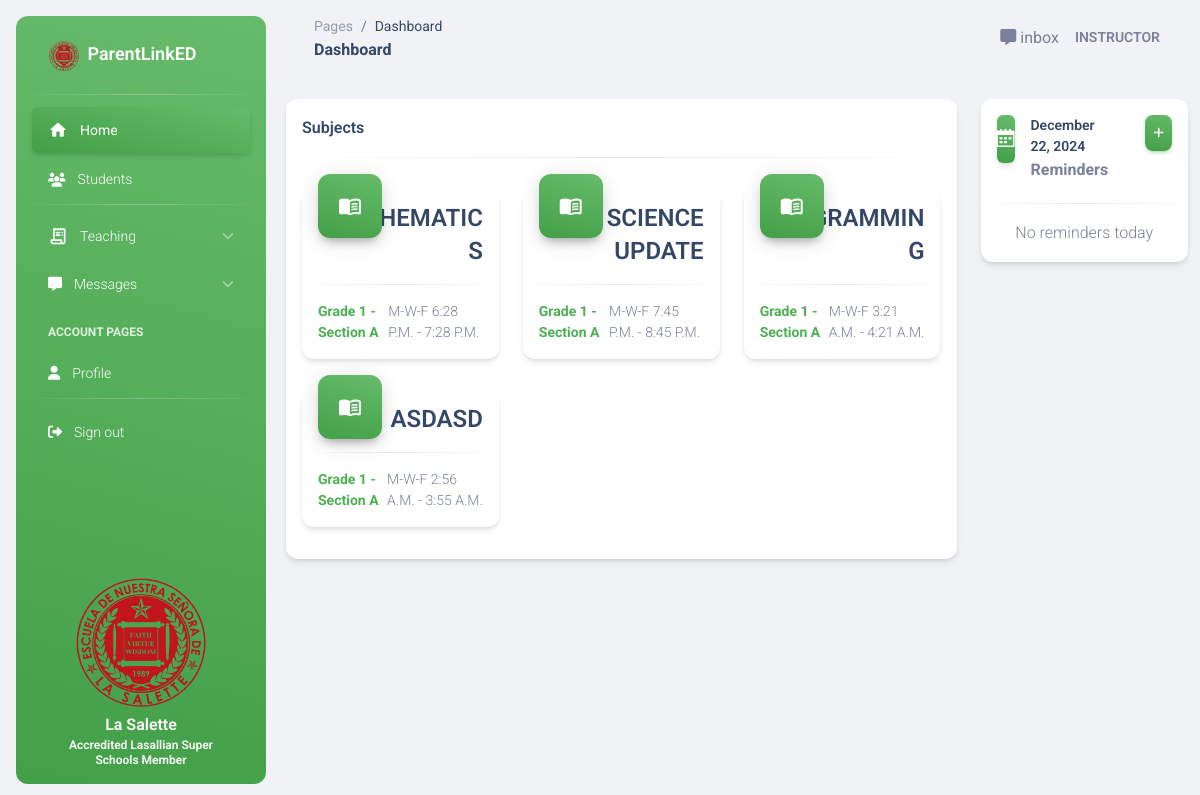
The app's page /instructor/home/ (signed in) with its own data.
### base/models.py (models this page shows, shortened)
class Subject(models.Model):
    name = models.CharField(max_length=100)
    subject_code = models.CharField(max_length=100, null=True, blank=True)
    description = models.TextField(blank=True, null=True)
    day = models.CharField(max_length=100)
    start_time = models.TimeField()
    end_time = models.TimeField()
    slug = models.SlugField(max_length=255, unique=True, null=True, blank=True)

class YearLevelSection(models.Model):
    year_levels = [
        ('Grade 1', 'Grade 1'),
        ('Grade 2', 'Grade 2'),
        ('Grade 3', 'Grade 3'),
        ('Grade 4', 'Grade 4'),
        ('Grade 5', 'Grade 5'),
        ('Grade 6', 'Grade 6'),
    ]
    year_level = models.CharField(max_length=10, choices=year_levels)
    section = models.CharField(max_length=10)
    subjects = models.ManyToManyField(Subject, null=True, blank=True, related_name='year_level_sections')
    instructor = models.ForeignKey(Instructor, on_delete=models.CASCADE, related_name='year_level_sections', null = True, blank = True)
    slug = models.SlugField(max_length=255, unique=True, null=True, blank=True)

### base/view/instructor.py (the view)
# urls.py: path('instructor/home/', instructor_home, name="instructor_home"),
@login_required
def instructor_home(request):
    instructor = get_object_or_404(Instructor, user=request.user)
    groups_info = get_user_chat_groups(request.user)  # Calling the reusable function
    reminders = Reminder.objects.filter(instructor=instructor, is_completed=False, date__lt=datetime.datetime.now())
    year_level_sections = instructor.year_level_sections.all().select_related('instructor').prefetch_related('subjects')
    context = {
        'instructor': instructor,
        'year_level_sections': year_level_sections,
        'reminders': reminders,
        'groups_info': groups_info,
    }
    return render(request, 'base/instructor/home.html', context)

### base/view/instructor.py (called while the page is built)
def get_user_chat_groups(user):
    chat_groups = ChatGroup.objects.filter(is_private=True, members=user)
    groups_info = []
    for group in chat_groups:
        last_message = group.chat_messages.first()  # Get the most recent message
        other_members = group.members.exclude(id=user.id)  # Exclude the current user
        if not last_message:
            continue
        if last_message and last_message.author == user:
            last_message_text = f"You: {last_message.body}"
        else:
            last_message_text = last_message.body if last_message else "No messages yet"
        groups_info.append({
            'group': group,
            'other_members': other_members,
            'last_message': last_message_text,
        })
    return groups_info

### base/templates/base/instructor/home.html (shortened to what this page needs)
{% extends 'base/instructor/base.html' %}
{% block content %}
<div class="row">
    <div class="col-lg-9 col-12">
        <div class="card">
            <div class="card-header p-3">
                <div class="row">
                    <div class="col-md-6">
                        <div class="col-md-6 d-flex justify-content-between align-items-center">
                        <h6 class="mb-0">Subjects</h6>
                    </div>
                    </div>
                </div>
                <hr class="horizontal dark mb-0">
            </div>
            <div class="card-body p-3 pt-0">
                <div class="row ">
                    {% for section in year_level_sections %}
                    {% for subj in section.subjects.all %}
                        <div class="col-xl-4 col-sm-6 mb-xl-0 mt-3 mb-4">
                            <div class="card mb-3">
                                <div class="card-header p-3 pt-2">
                                <div class="icon icon-lg icon-shape bg-gradient-success shadow-dark text-center border-radius-xl mt-n4 position-absolute">
                                    <i class="material-icons opacity-10">menu_book</i>
                                </div>
                                <div class="text-end pt-1">
                                    <h4 class="mb-0 text-uppercase"><a href="{% url 'subject_details' subj.slug %}">{{subj.name}}</a></h4>
                                </div>
                                </div>
                                <hr class="dark horizontal my-0">
                                <div class="card-footer p-3 d-flex justify-content-between align-items-center">
                                <p class="mb-0 text-sm text-capitalize"><span class="text-success text-sm font-weight-bolder"> {{ section.year_level }} - {{ section.section }}</span></p>
                                    <p class="text-sm mb-0 text-capitalize">{{ subj.day}} {{ subj.start_time}} - {{ subj.end_time}}</p>
                                </div>
                            </div>
                        </div>
                    {% endfor %}
                    {% empty %}
                    <p class="text-center">No subjects associated with this section </p>
                    {% endfor %}
                </div>
            </div>
        </div>
    </div>
    <div class="col-lg-3 col-12 mt-4 mt-lg-0 d-none d-lg-block">
        <div class="card">
            <div class="card-header p-3 pb-0">
                <div class="row">
                    <div class="col-8 d-flex">
                        <div class="icon icon-shape bg-gradient-success shadow text-center border-radius-md">
                            <i class="ni ni-calendar-grid-58 text-lg opacity-10" aria-hidden="true"></i>
                        </div>
                        <div class="ms-3 d-flex flex-column justify-content-center">
                        <h5 class="mb-0 text-sm" id="date-large">October 4. 2024</h5>
                            <h6 class="font-weight-bolder text-muted mb-0">Reminders</h6>
                        </div>
                    </div>
                    <div class="col-4">
                        <button class="btn p-2 bg-gradient-success float-end" type="button" data-bs-toggle="modal" data-bs-target="#modal-add-reminder"><i class="fa fa-plus"></i></button>
                    </div>
                </div>
            </div>
            <div class="card-body p-0 pt-1">
                <hr class="dark horizontal">
                        <div id="reminder-list-lg" class="d-none d-lg-block">
                            {% for rem in reminders %}
                            <div class="d-flex mb-2" id="reminder-lg-{{ rem.id }}">
                                <div>
                                    <div class="form-check">
                                        <input class="form-check-input complete-reminder-checkbox" type="checkbox" value="" id="{{ rem.id }}">
                                    </div>
                                </div>
                                <div class="ms-3">
                                    <div class="numbers">
                                        <h6 class="mb-1 text-dark text-sm text-md-lg">{{ rem.title }}</h6>
                                        <span class="text-sm text-md-lg">{{ rem.description }}</span>
                                    </div>
                                </div>
                            </div>
                            <hr class="dark horizontal" id="hr-lg-{{ rem.id }}">
                            {% empty %}
                            <p class="text-center">No reminders today</p>
                            {% endfor %}
                    </div>
            </div>
        </div>
    </div>
</div>
{% endblock %}

### base/templates/base/instructor/base.html (shortened to what this page needs)
<!DOCTYPE html>
<html lang="en">
<head>
  <link href="/static/assets/css/nucleo-icons.css" rel="stylesheet" />
  <link href="/static/assets/css/nucleo-svg.css" rel="stylesheet" />
  <link id="pagestyle" href="/static/assets/css/material-dashboard.css?v=3.1.0" rel="stylesheet" />
  <link rel="stylesheet" href="https://cdnjs.cloudflare.com/ajax/libs/font-awesome/6.6.0/css/all.min.css" />
  <link rel="stylesheet" href="https://cdn.datatables.net/2.1.5/css/dataTables.dataTables.min.css">
  <link href="/static/assets/css/quill.snow.css" rel="stylesheet">
</head>
<body class="g-sidenav-show  bg-gray-200">
    <aside class="sidenav navbar navbar-vertical navbar-expand-xs border-0 border-radius-xl my-3 fixed-start ms-3   bg-gradient-success" id="sidenav-main">
        <div class="sidenav-header">
          <a class="navbar-brand m-0" href="{% url 'index' %}">
            <img src="/static/assets/img/logo.png" class="navbar-brand-img h-100" alt="main_logo">
            <span class="ms-1 text-lg font-weight-bold text-white">ParentLinkED</span>
          </a>
        </div>
        <hr class="horizontal light mt-0 mb-2">
        <div class="collapse navbar-collapse  w-auto " id="sidenav-collapse-main">
          <ul class="navbar-nav">
            <li class="nav-item">
              <a class="nav-link text-white  {% if request.path == '/instructor/home/' %} bg-gradient-success active {% endif %}" href="{% url 'instructor_home' %}">
                <div class="text-white text-center me-2 d-flex align-items-center justify-content-center">
                  <i class="material-icons opacity-10">home</i>
                </div>
                <span class="nav-link-text ms-1">Home</span>
              </a>
            </li>
            <li class="nav-item">
              <a class="nav-link text-white {% if request.path == '/instructor/students/' %} bg-gradient-success active {% endif %}" href="{% url 'instructor_students_list' %}">
                <div class="text-white text-center me-2 d-flex align-items-center justify-content-center">
                  <i class="fa fa-users"></i>
                </div>
                <span class="nav-link-text ms-1">Students</span>
              </a>
            </li>
            <hr class="horizontal light mt-0 mb-2">
                <div class="accordion">
                    <div class="accordion-item ">
                            <li class="nav-item">
                                <a type="button" class=" collapsed nav-link text-white" data-bs-toggle="collapse" data-bs-target="#collapseOne" aria-expanded="false" aria-controls="collapseOne">
                                  <div class="text-white text-center me-2 d-flex align-items-center justify-content-center">
                                    <i class="material-icons opacity-10">receipt_long</i>
                                  </div>
                                  <span class="nav-link-text ms-1">Teaching</span>
                                </a>
                            </li>
                    </div>
                </div>
                <div class="accordion">
                  <div class="accordion-item ">
                          <li class="nav-item">
                              <a type="button" class=" collapsed nav-link text-white" data-bs-toggle="collapse" data-bs-target="#collapseTwo" aria-expanded="false" aria-controls="collapseTwo">
                                <div class="text-white text-center me-2 d-flex align-items-center justify-content-center">
                                  <i class="fa fa-message opacity-10"></i>
                                </div>
                                <span class="nav-link-text ms-1">Messages</span>
                              </a>
                          </li>
                  </div>
              </div>
                <li class="nav-item mt-3">
                  <h6 class="ps-4 ms-2 text-uppercase text-xs text-white font-weight-bolder opacity-8">Account pages</h6>
                </li>
                <li class="nav-item">
                  <a class="nav-link text-white" href="">
                    <div class="text-white text-center me-2 d-flex align-items-center justify-content-center">
                      <i class="fa fa-user"></i>
                    </div>
                    <span class="nav-link-text ms-1">Profile</span>
                  </a>
                </li>
                <hr class="horizontal light mt-0 mb-2">
                <li class="nav-item">
                  <a class="nav-link text-white" href="{% url 'logout-account' %}">
                    <div class="text-white text-center me-2 d-flex align-items-center justify-content-center">
                      <i class="fa fa-sign-out" aria-hidden="true"></i>
                    </div>
                    <span class="nav-link-text ms-1">Sign out</span>
                  </a>
                </li>
          </ul>
        </div>
        <div class="sidenav-footer position-absolute w-100 bottom-0 ">
            <div class="mx-3">
                <div class="card-body text-center p-3 w-100 pt-0">
                   <div class="docs-info">
                <img class="w-75 mx-auto" src="/static/assets/img/logo.png" alt="sidebar_illustration">
                      <h6 class="mb-0 text-white">La Salette </h6>
                      <p class="text-xs text-white font-weight-bold mb-0">Accredited Lasallian Super Schools Member </p>
                   </div>
                </div>
            </div>
        </div>
    </aside>
  <main class="main-content position-relative max-height-vh-100 h-100 border-radius-lg ">
    <nav class="navbar navbar-main navbar-expand-lg px-0 mx-4 shadow-none border-radius-xl" id="navbarBlur" data-scroll="true">
        <div class="container-fluid py-1 px-3">
          <nav aria-label="breadcrumb">
            <ol class="breadcrumb bg-transparent mb-0 pb-0 pt-1 px-0 me-sm-6 me-5">
              <li class="breadcrumb-item text-sm"><a class="opacity-5 text-dark" href="javascript:;">Pages</a></li>
              <li class="breadcrumb-item text-sm text-dark active" aria-current="page">Dashboard</li>
            </ol>
            <h6 class="font-weight-bolder mb-0">Dashboard</h6>
          </nav>
          <div class="collapse navbar-collapse mt-sm-0 mt-2 me-md-0 me-sm-4" id="navbar">
            <ul class="navbar-nav  justify-content-end">
              <li class="nav-item d-flex align-items-center">
                <a href="{% url 'inbox' %}" class=" text-body p-0 d-sm-block d-none">
                  <i class="fa fa-message"></i>
                  inbox
                </a>
                <a href="" class="nav-link text-body font-weight-bold px-0">
                  <span class="d-sm-inline d-none ms-3 text-uppercase">{{ request.user }}</span>
                </a>
              </li>
            </ul>
          </div>
        </div>
    </nav>
    <div class="container-fluid py-4">
        {% block content %}
        {% endblock %}
    </div>
  </main>
</body>
</html>

### static/assets/css/nucleo-svg.css (style rules this page uses)
.icon { display: inline-block; color: #111111; height: 1em; width: 1em; }
.icon-lg { height: 1.6em; width: 1.6em; }
.icon { fill: currentColor; stroke: none; }

### records on screen
YearLevelSection: year_level "Grade 1", section "Section A"
Subject: name "MATHEMATICS", day "M-W-F", start_time "6:28 P.m.", end_time "7:28 P.m."
Subject: name "SCIENCE UPDATE", day "M-W-F", start_time "7:45 P.m.", end_time "8:45 P.m."
Subject: name "PROGRAMMING", day "M-W-F", start_time "3:21 A.m.", end_time "4:21 A.m."
Subject: name "ASDASD", day "M-W-F", start_time "2:56 A.m.", end_time "3:55 A.m."

### other values on screen
{{ request.user }} "INSTRUCTOR"
